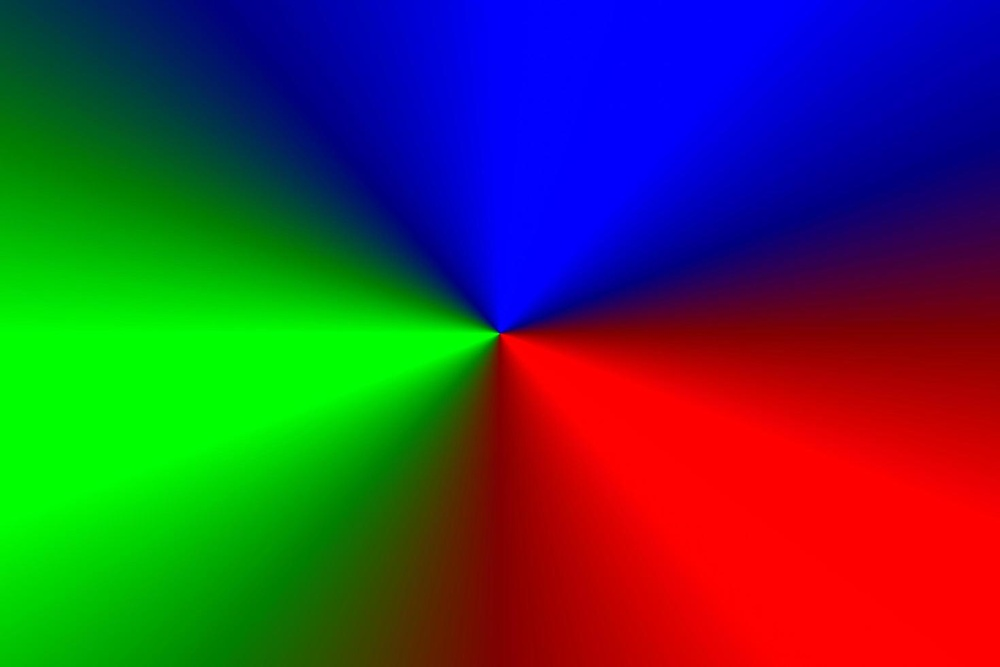
#> input picture 2HW/rgbblurcolour.jpg, 1000 x 667 px, shrunk from 1470 x 980 before the run, found by its file name
$ python 2hw.py
#> lines starting #> are read from the running program, lines starting #| are printed output that depends on the picture
import cv2

#img 1
img=cv2.imread(r"D:\ERINA\Jet Learn\VS Code OpenCV\HW\2HW\rgbblurcolour.jpg", 1)
#> img is the input picture: shape (667, 1000, 3); mean B, G, R 64.1, 63.9, 64.3
b,g,r=cv2.split(img)
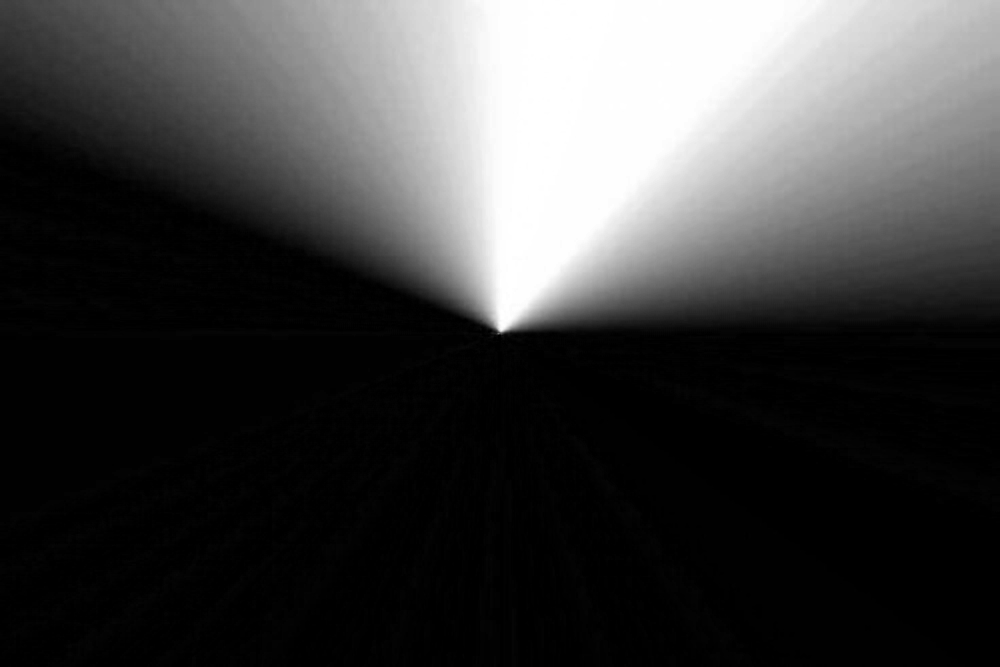
#> b: shape (667, 1000); min 0, max 255, mean 64.1
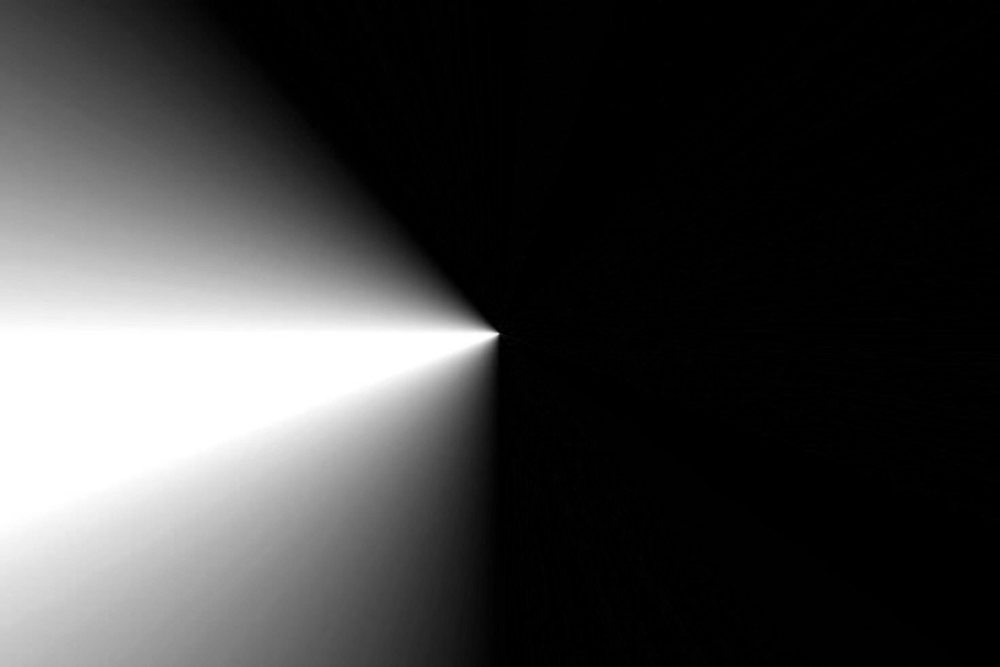
#> g: shape (667, 1000); min 0, max 255, mean 63.9
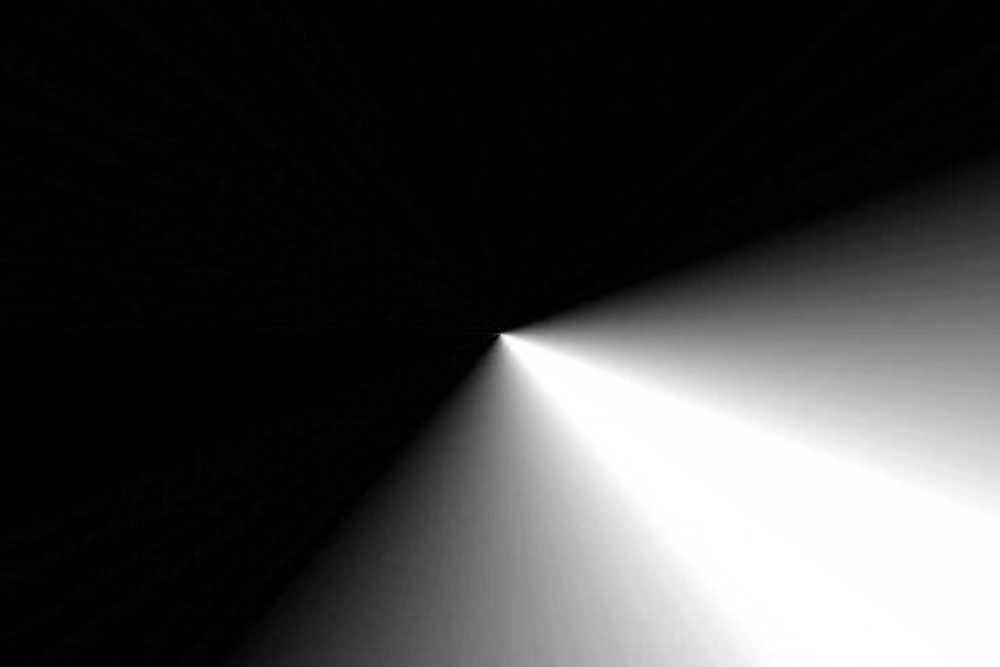
#> r: shape (667, 1000); min 0, max 255, mean 64.3
cv2.imshow("screen", img)
cv2.waitKey(0)

cv2.imshow("Blue Saturation", b)
cv2.waitKey(0)

cv2.imshow("Green Saturation", g)
cv2.waitKey(0)

cv2.imshow("Red Saturation", r)
cv2.waitKey(0)

#img2
img2=cv2.imread(r"D:\ERINA\Jet Learn\VS Code OpenCV\HW\2HW\umbrellacolours.jpg", 1)
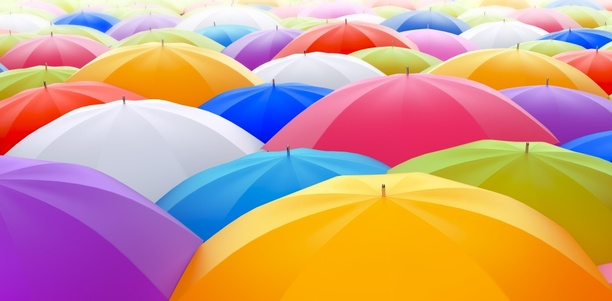
#> input picture 2HW/umbrellacolours.jpg, 612 x 301 px, shrunk from 900 x 443 before the run, found by its file name
#> img2 is the input picture: shape (301, 612, 3); mean B, G, R 135.4, 155.7, 203.8
b,g,r=cv2.split(img2)
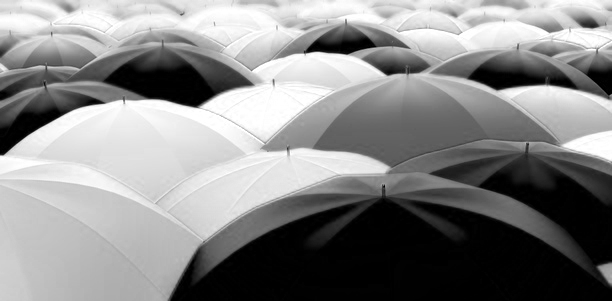
#> b: shape (301, 612); min 0, max 255, mean 135.4
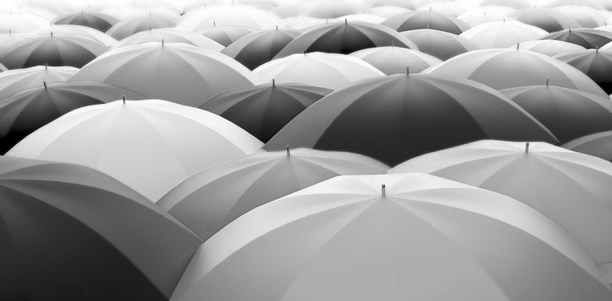
#> g: shape (301, 612); min 0, max 255, mean 155.7
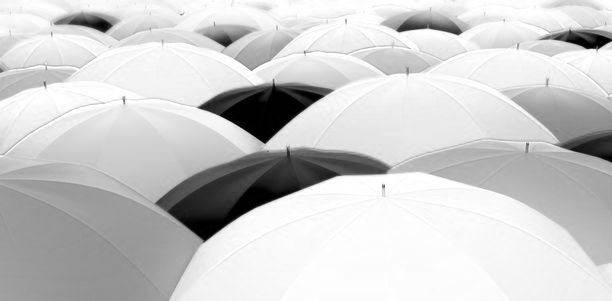
#> r: shape (301, 612); min 0, max 255, mean 203.8
cv2.imshow("screen", img2)
cv2.waitKey(0)

cv2.imshow("Blue Saturation", b)
cv2.waitKey(0)

cv2.imshow("Green Saturation", g)
cv2.waitKey(0)

cv2.imshow("Red Saturation", r)
cv2.waitKey(0)
